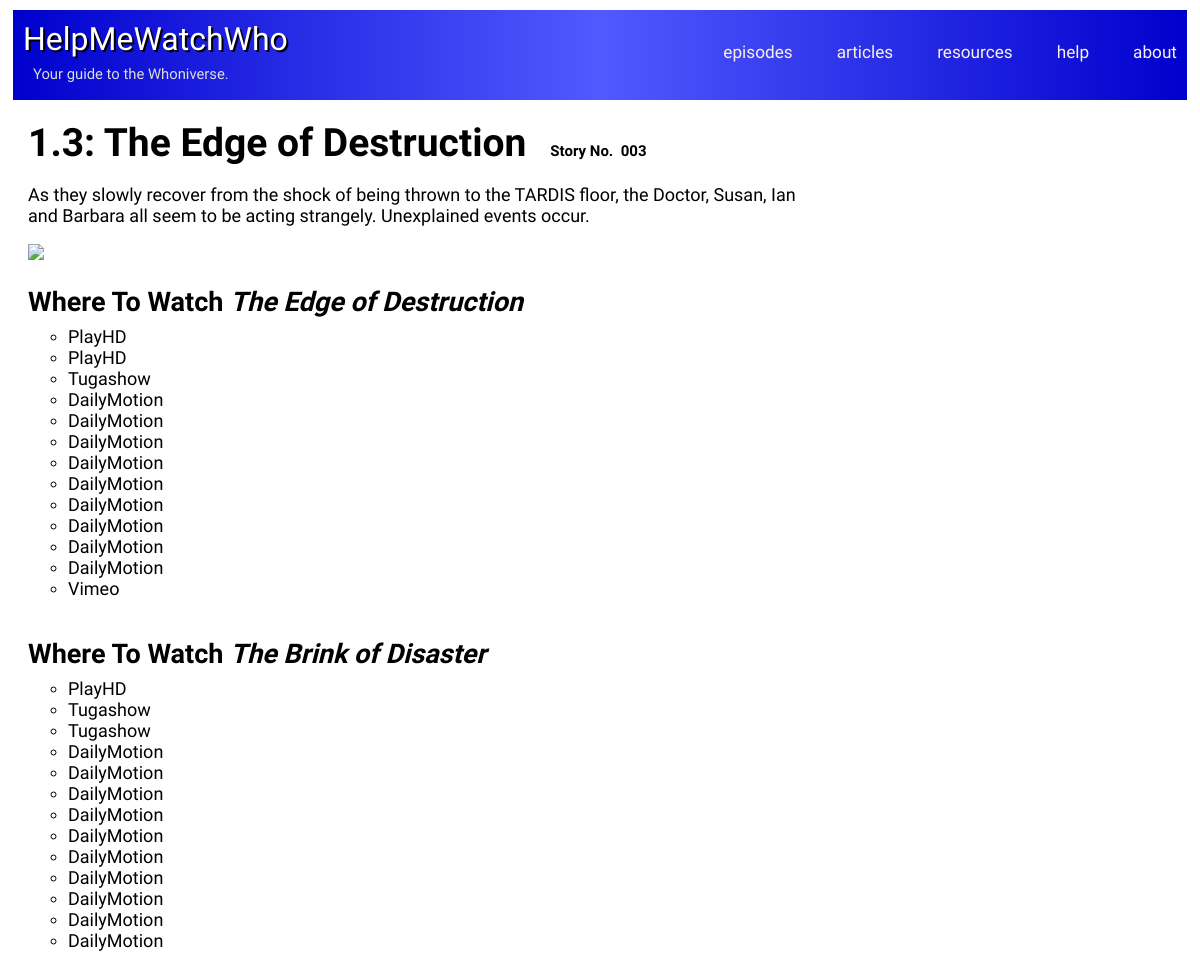
Screenshot of /episodes.php?episodeID=342&serialID=32 with the database file from the repository.
### tables this page shows
CREATE TABLE `Episodes` (
  `EpisodeID` int(11) NOT NULL,
  `Type` int(11) NOT NULL,
  `Title` varchar(100) NOT NULL,
  `Season` varchar(50) NOT NULL,
  `Story` varchar(50) NOT NULL,
  `Description` text NOT NULL
);

### helper.php (called while the page is built, shortened)
<?php
function db_connect() {
    static $connection;
    if(!isset($connection)) {
        $config = parse_ini_file('/var/www/config.ini');
        $connection = mysqli_connect('localhost', $config['username'], $config['password'], 'Who_List');
    }
    return $connection;
}
function db_query($query) {
    $connection = db_connect();
    $result = mysqli_query($connection,$query);
    return $result;
}
function db_select($query) {
    $rows = array();
    $result = db_query($query);
    while ($row = mysqli_fetch_assoc($result)) {
        $rows[] = $row;
    }
    return $rows;
}
function db_quote($value) {
    $connection = db_connect();
    return "'" . mysqli_real_escape_string($connection,$value) . "'";
}
?>

### episodes.php (the view, shortened to what this page needs)
<?php
	require("helper.php");
	$episodeID = db_quote($_GET['episodeID']);
	$ep2id = $episodeID + 1;
	$rows = db_select("SELECT * FROM `Episodes` WHERE `EpisodeID` = $episodeID");
	$rows2 = db_select("SELECT * FROM `Episodes` WHERE `EpisodeID` = $ep2id");
	$season2 = $rows2[0][Season];
	$title = $rows[0][Title];
	$desc = $rows[0][Description];
	$season = $rows[0][Season];
	$story = $rows[0][Story];
	$type = $rows[0][Type];
?>
<!DOCTYPE html>
<html>
<head>
	<link type="text/css" rel="stylesheet" href="episodes style.css">
	<link type="text/css" rel="stylesheet" href="link-colors.css">
</head>
<?php include("header.php"); ?>
<body onLoad="sortEpisodes();">
<div id="everything">
<div id="left">
	<h1><?php echo $season; ?><?php if ($type == 1) { echo "/" . $season2; } ?>: <?php echo $title; ?></h1>
	<?php
		if ($story != '') {
			echo "<h3>Story&nbsp;No.&nbsp; $story</h3>";
		};
	?>
	<p><?php echo $desc; ?></p>
	<?php
		$epIDnoQuotes = str_replace("'", "", $episodeID);
	?>
	<img <?php echo "src='Screencaps/" . $epIDnoQuotes . ".jpg'"; ?>/>
	<br>
	<?php
		if ($type == 3) {
			$a = db_select("SELECT * FROM `CW Episodes` WHERE `LinkID` = $episodeID");
			foreach ($a as $x) {
				$t = $x[Title];
				if (strpos($t, 'Part ') !== false) {
					echo "<h2>Where To Watch " . $t . "</h2>";
				} else {
					echo "<h2>Where To Watch <i>" . $t . "</i></h2>";
				}
				$epID = $x[EpisodeID];
				echo "<br>";
				$wtw = db_select("SELECT * FROM `CW WhereToWatch` WHERE `LinkID` = $epID");
				if (empty($wtw)) {
					echo "<p>We haven't found this episode online yet.</p>";
				} else {
					echo "<ul>";
					foreach($wtw as $x) {
						echo "<li><a href='" . $x[Link] . "'>" . $x[Source] . "</a></li>";
					}
					echo "</ul>";
				}
			}
		}
	?>
	</div>
<div id ="right">
</div>
</div>
</body>
</html>

### episodes style.css (style rules this page uses)
#everything { font-family: 'Maven Pro', sans-serif; margin-left: 20px; }
li a { text-decoration: none; color: black; font-size: 19px; }
li { list-style-type: circle; }
li a { font-size: calc(6px + 1vw); }
ul { margin-top: 4px; }
h1 { font-size: calc(3px + 3vw); display: inline; margin-bottom: 0px; }
h3 { display: inline; margin-left: 20px; font-size: calc(3px + 1vw); }
h2 { font-size: calc(3px + 2vw); margin-bottom: 4px; display: inline-block; }
p { font-size: calc(6px + 1vw); }
img { width: 40vw; height: auto; }
#left { margin-right: 33%; }
#right { margin-left: 10px; float: right; width: 33%; display: inline-block; position: fixed; top: 100px; right: 0px; text-align: right; height: 100%; overflow: auto; margin-right: 20px; }

### header style.css (style rules this page uses)
body { font-family: 'Maven Pro', sans-serif; }

### rows the page displays
episodes: Season "1.3", Title "The Edge of Destruction", Story "003", Description "As they slowly recover from the shock of being thrown to the TARDIS floor, the Doctor, Susan, Ian and Barbara all seem to be acting strangely. Unexplained events occur."
cw episodes: Title "The Edge of Destruction"
cw wheretowatch: Source "PlayHD"
cw wheretowatch: Source "PlayHD"
cw wheretowatch: Source "Tugashow"
cw wheretowatch: Source "DailyMotion"
cw wheretowatch: Source "DailyMotion"
cw wheretowatch: Source "DailyMotion"
cw wheretowatch: Source "DailyMotion"
cw wheretowatch: Source "DailyMotion"
cw wheretowatch: Source "DailyMotion"
cw wheretowatch: Source "DailyMotion"
cw wheretowatch: Source "DailyMotion"
cw wheretowatch: Source "DailyMotion"
cw wheretowatch: Source "Vimeo"
cw episodes: Title "The Brink of Disaster"
cw wheretowatch: Source "PlayHD"
cw wheretowatch: Source "Tugashow"
cw wheretowatch: Source "Tugashow"
cw wheretowatch: Source "DailyMotion"
cw wheretowatch: Source "DailyMotion"
cw wheretowatch: Source "DailyMotion"
cw wheretowatch: Source "DailyMotion"
cw wheretowatch: Source "DailyMotion"
cw wheretowatch: Source "DailyMotion"
cw wheretowatch: Source "DailyMotion"
cw wheretowatch: Source "DailyMotion"
cw wheretowatch: Source "DailyMotion"
cw wheretowatch: Source "DailyMotion"
